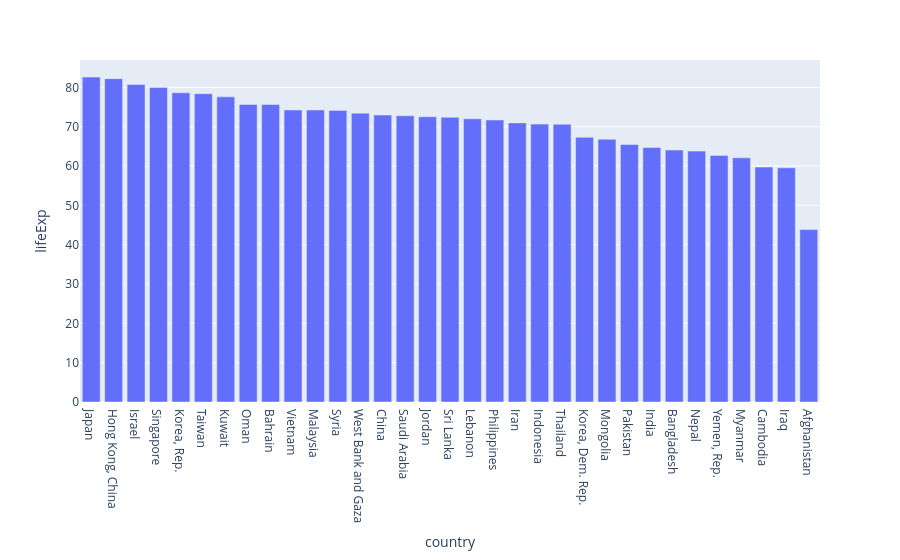

Write notebook code for a chart like this one.
### Code cell
# YOUR CODE HERE — Part B: Bar chart for Asia in 2007
filter_data = gapminder[(gapminder['year'] == 2007) & (gapminder['continent'] == 'Asia')]
filter_data.sort_values('lifeExp', ascending=False, inplace=True)
px.bar(data_frame=filter_data, x='country', y='lifeExp')

### Figure 1 — Plotly figure (JSON) as saved in the notebook; plotly's stock layout.template omitted (floating-point values rounded to 4 significant figures)
{"data": [{"hovertemplate": "country=%{x}<br>lifeExp=%{y}<extra></extra>", "legendgroup": "", "marker": {"color": "#636efa", "pattern": {"shape": ""}}, "name": "", "orientation": "v", "showlegend": false, "textposition": "auto", "type": "bar", "x": ["Japan", "Hong Kong, China", "Israel", "Singapore", "Korea, Rep.", "Taiwan", "Kuwait", "Oman", "Bahrain", "Vietnam", "Malaysia", "Syria", "West Bank and Gaza", "China", "Saudi Arabia", "Jordan", "Sri Lanka", "Lebanon", "Philippines", "Iran", "Indonesia", "Thailand", "Korea, Dem. Rep.", "Mongolia", "Pakistan", "India", "Bangladesh", "Nepal", "Yemen, Rep.", "Myanmar", "Cambodia", "Iraq", "Afghanistan"], "xaxis": "x", "y": [82.6, 82.21, 80.75, 79.97, 78.62, 78.4, 77.59, 75.64, 75.64, 74.25, 74.24, 74.14, 73.42, 72.96, 72.78, 72.53, 72.4, 71.99, 71.69, 70.96, 70.65, 70.62, 67.3, 66.8, 65.48, 64.7, 64.06, 63.78, 62.7, 62.07, 59.72, 59.55, 43.83], "yaxis": "y"}], "layout": {"barmode": "relative", "legend": {"tracegroupgap": 0}, "margin": {"t": 60}, "xaxis": {"anchor": "y", "domain": [0, 1], "title": {"text": "country"}}, "yaxis": {"anchor": "x", "domain": [0, 1], "title": {"text": "lifeExp"}}}}
